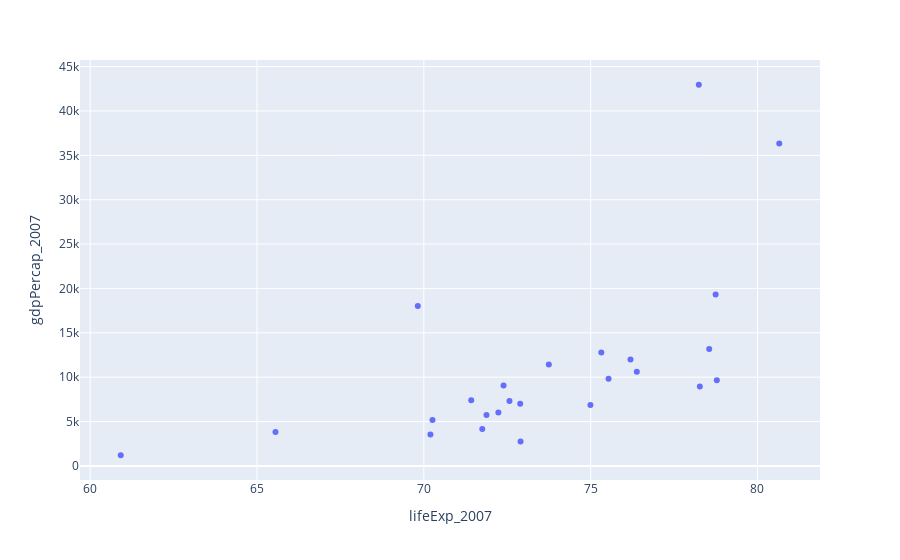

Notebook cell for this chart:
### Code cell
america_data = all_of_gp[all_of_gp['continent']=="Americas"]

fig = px.scatter(america_data,x="lifeExp_2007",
           y="gdpPercap_2007")

fig.show()

### Figure 1 — Plotly figure (JSON) as saved in the notebook; plotly's stock layout.template omitted (floating-point values rounded to 4 significant figures)
{"data": [{"hovertemplate": "lifeExp_2007=%{x}<br>gdpPercap_2007=%{y}<extra></extra>", "legendgroup": "", "marker": {"color": "#636efa", "symbol": "circle"}, "mode": "markers", "name": "", "orientation": "v", "showlegend": false, "type": "scatter", "x": [75.32, 65.55, 72.39, 80.65, 78.55, 72.89, 78.78, 78.27, 72.23, 74.99, 71.88, 70.26, 60.92, 70.2, 72.57, 76.19, 72.9, 75.54, 71.75, 71.42, 78.75, 69.82, 78.24, 76.38, 73.75], "xaxis": "x", "y": [12780.0, 3822.0, 9066.0, 36320.0, 13170.0, 7007.0, 9645.0, 8948.0, 6025.0, 6873.0, 5728.0, 5186.0, 1202.0, 3548.0, 7321.0, 11980.0, 2749.0, 9809.0, 4173.0, 7409.0, 19330.0, 18010.0, 42950.0, 10610.0, 11420.0], "yaxis": "y"}], "layout": {"legend": {"tracegroupgap": 0}, "margin": {"t": 60}, "xaxis": {"anchor": "y", "domain": [0, 1], "title": {"text": "lifeExp_2007"}}, "yaxis": {"anchor": "x", "domain": [0, 1], "title": {"text": "gdpPercap_2007"}}}}
